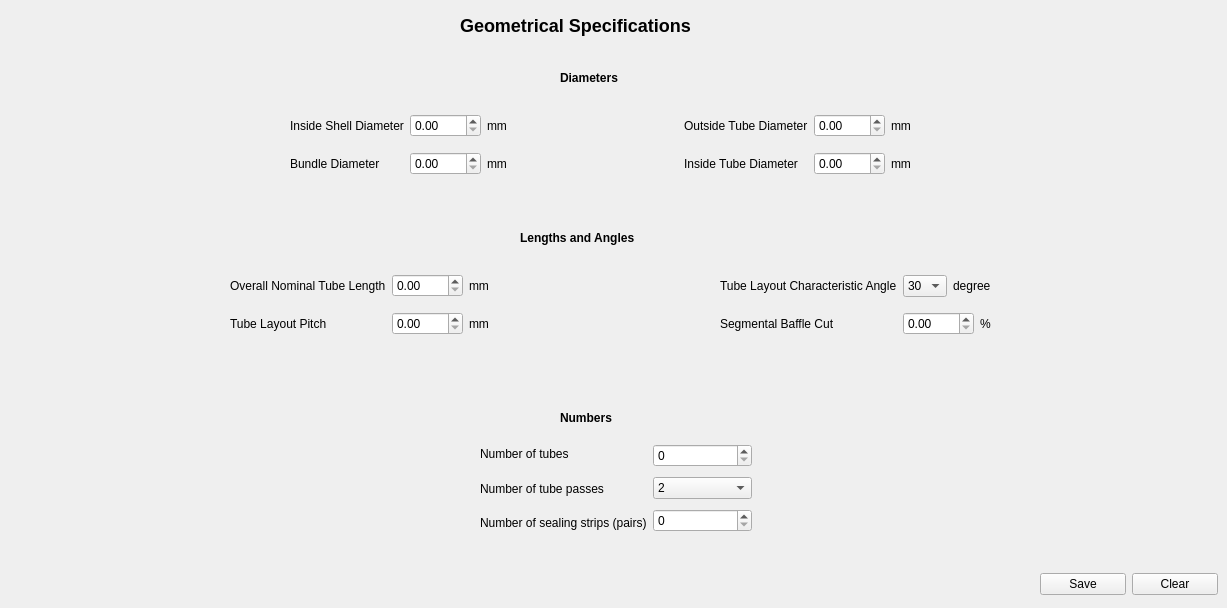
        <widget class="QWidget" name="tab_4">
         <attribute name="title">
          <string>Rating Program: Geometrical Specifications</string>
         </attribute>
         <widget class="QLabel" name="label_9">
          <property name="geometry">
           <rect>
            <x>460</x>
            <y>10</y>
            <width>311</width>
            <height>31</height>
           </rect>
          </property>
          <property name="text">
           <string>&lt;h2&gt;Geometrical Specifications&lt;/h2&gt;</string>
          </property>
         </widget>
         <widget class="QLabel" name="label_15">
          <property name="geometry">
           <rect>
            <x>560</x>
            <y>70</y>
            <width>81</width>
            <height>17</height>
           </rect>
          </property>
          <property name="text">
           <string>&lt;h4&gt;Diameters&lt;/h4&gt;</string>
          </property>
         </widget>
         <widget class="QLabel" name="label_20">
          <property name="geometry">
           <rect>
            <x>520</x>
            <y>230</y>
            <width>151</width>
            <height>17</height>
           </rect>
          </property>
          <property name="text">
           <string>&lt;h4&gt;Lengths and Angles&lt;/h4&gt;</string>
          </property>
         </widget>
         <widget class="QLabel" name="label_29">
          <property name="geometry">
           <rect>
            <x>560</x>
            <y>410</y>
            <width>81</width>
            <height>17</height>
           </rect>
          </property>
          <property name="text">
           <string>&lt;h4&gt;Numbers&lt;/h4&gt;</string>
          </property>
         </widget>
         <widget class="QWidget" name="layoutWidget">
          <property name="geometry">
           <rect>
            <x>290</x>
            <y>110</y>
            <width>621</width>
            <height>70</height>
           </rect>
          </property>
          <layout class="QHBoxLayout" name="horizontalLayout_14">
           <item>
            <layout class="QHBoxLayout" name="horizontalLayout_10">
             <item>
              <layout class="QVBoxLayout" name="verticalLayout_3">
               <item>
                <widget class="QLabel" name="label_11">
                 <property name="text">
                  <string>Inside Shell Diameter</string>
                 </property>
                </widget>
               </item>
               <item>
                <widget class="QLabel" name="label_14">
                 <property name="text">
                  <string>Bundle Diameter</string>
                 </property>
                </widget>
               </item>
              </layout>
             </item>
             <item>
              <layout class="QVBoxLayout" name="verticalLayout_2">
               <item>
                <layout class="QHBoxLayout" name="horizontalLayout_8">
                 <item>
                  <widget class="QDoubleSpinBox" name="inside_shell_dia">
                   <property name="maximum">
                    <double>9999.000000000000000</double>
                   </property>
                  </widget>
                 </item>
                 <item>
                  <widget class="QLabel" name="label_16">
                   <property name="text">
                    <string>mm</string>
                   </property>
                  </widget>
                 </item>
                </layout>
               </item>
               <item>
                <layout class="QHBoxLayout" name="horizontalLayout_9">
                 <item>
                  <widget class="QDoubleSpinBox" name="bundle_dia">
                   <property name="maximum">
                    <double>9999.000000000000000</double>
                   </property>
                  </widget>
                 </item>
                 <item>
                  <widget class="QLabel" name="label_17">
                   <property name="text">
                    <string>mm</string>
                   </property>
                  </widget>
                 </item>
                </layout>
               </item>
              </layout>
             </item>
            </layout>
           </item>
           <item>
            <spacer name="horizontalSpacer_3">
             <property name="orientation">
              <enum>Qt::Horizontal</enum>
             </property>
             <property name="sizeHint" stdset="0">
              <size>
               <width>40</width>
               <height>20</height>
              </size>
             </property>
            </spacer>
           </item>
           <item>
            <layout class="QHBoxLayout" name="horizontalLayout_13">
             <item>
              <layout class="QVBoxLayout" name="verticalLayout_5">
               <item>
                <widget class="QLabel" name="label_12">
                 <property name="text">
                  <string>Outside Tube Diameter</string>
                 </property>
                </widget>
               </item>
               <item>
                <widget class="QLabel" name="label_13">
                 <property name="text">
                  <string>Inside Tube Diameter</string>
                 </property>
                </widget>
               </item>
              </layout>
             </item>
             <item>
              <layout class="QVBoxLayout" name="verticalLayout_4">
               <item>
                <layout class="QHBoxLayout" name="horizontalLayout_12">
                 <item>
                  <widget class="QDoubleSpinBox" name="outside_tube_dia">
                   <property name="maximum">
                    <double>9999.000000000000000</double>
                   </property>
                  </widget>
                 </item>
                 <item>
                  <widget class="QLabel" name="label_19">
                   <property name="text">
                    <string>mm</string>
                   </property>
                  </widget>
                 </item>
                </layout>
               </item>
               <item>
                <layout class="QHBoxLayout" name="horizontalLayout_11">
                 <item>
                  <widget class="QDoubleSpinBox" name="inside_tube_dia">
                   <property name="maximum">
                    <double>9999.000000000000000</double>
                   </property>
                  </widget>
                 </item>
                 <item>
                  <widget class="QLabel" name="label_18">
                   <property name="text">
                    <string>mm</string>
                   </property>
                  </widget>
                 </item>
                </layout>
               </item>
              </layout>
             </item>
            </layout>
           </item>
          </layout>
         </widget>
         <widget class="QWidget" name="layoutWidget">
          <property name="geometry">
           <rect>
            <x>230</x>
            <y>270</y>
            <width>761</width>
            <height>70</height>
           </rect>
          </property>
          <layout class="QHBoxLayout" name="horizontalLayout_21">
           <item>
            <layout class="QHBoxLayout" name="horizontalLayout_17">
             <item>
              <layout class="QVBoxLayout" name="verticalLayout_7">
               <item>
                <widget class="QLabel" name="label_23">
                 <property name="text">
                  <string>Overall Nominal Tube Length</string>
                 </property>
                </widget>
               </item>
               <item>
                <widget class="QLabel" name="label_24">
                 <property name="text">
                  <string>Tube Layout Pitch</string>
                 </property>
                </widget>
               </item>
              </layout>
             </item>
             <item>
              <layout class="QVBoxLayout" name="verticalLayout_6">
               <item>
                <layout class="QHBoxLayout" name="horizontalLayout_15">
                 <item>
                  <widget class="QDoubleSpinBox" name="overall_nom_tube_len">
                   <property name="maximum">
                    <double>9999.000000000000000</double>
                   </property>
                  </widget>
                 </item>
                 <item>
                  <widget class="QLabel" name="label_21">
                   <property name="text">
                    <string>mm</string>
                   </property>
                  </widget>
                 </item>
                </layout>
               </item>
               <item>
                <layout class="QHBoxLayout" name="horizontalLayout_16">
                 <item>
                  <widget class="QDoubleSpinBox" name="tube_layout_pitch">
                   <property name="maximum">
                    <double>9999.000000000000000</double>
                   </property>
                  </widget>
                 </item>
                 <item>
                  <widget class="QLabel" name="label_22">
                   <property name="text">
                    <string>mm</string>
                   </property>
                  </widget>
                 </item>
                </layout>
               </item>
              </layout>
             </item>
            </layout>
           </item>
           <item>
            <spacer name="horizontalSpacer_4">
             <property name="orientation">
              <enum>Qt::Horizontal</enum>
             </property>
             <property name="sizeHint" stdset="0">
              <size>
               <width>40</width>
               <height>20</height>
              </size>
             </property>
            </spacer>
           </item>
           <item>
            <layout class="QHBoxLayout" name="horizontalLayout_20">
             <item>
              <layout class="QVBoxLayout" name="verticalLayout_9">
               <item>
                <widget class="QLabel" name="label_26">
                 <property name="text">
                  <string>Tube Layout Characteristic Angle</string>
                 </property>
                </widget>
               </item>
               <item>
                <widget class="QLabel" name="label_27">
                 <property name="text">
                  <string>Segmental Baffle Cut</string>
                 </property>
                </widget>
               </item>
              </layout>
             </item>
             <item>
              <layout class="QVBoxLayout" name="verticalLayout_8">
               <item>
                <layout class="QHBoxLayout" name="horizontalLayout_18">
                 <item>
                  <widget class="QComboBox" name="tube_layout_characteristic_anlge">
                   <item>
                    <property name="text">
                     <string>30</string>
                    </property>
                   </item>
                   <item>
                    <property name="text">
                     <string>45</string>
                    </property>
                   </item>
                   <item>
                    <property name="text">
                     <string>90</string>
                    </property>
                   </item>
                  </widget>
                 </item>
                 <item>
                  <widget class="QLabel" name="label_25">
                   <property name="text">
                    <string>degree</string>
                   </property>
                  </widget>
                 </item>
                </layout>
               </item>
               <item>
                <layout class="QHBoxLayout" name="horizontalLayout_19">
                 <item>
                  <widget class="QDoubleSpinBox" name="segmental_baffle_cut">
                   <property name="maximum">
                    <double>9999.000000000000000</double>
                   </property>
                  </widget>
                 </item>
                 <item>
                  <widget class="QLabel" name="label_28">
                   <property name="text">
                    <string>%</string>
                   </property>
                  </widget>
                 </item>
                </layout>
               </item>
              </layout>
             </item>
            </layout>
           </item>
          </layout>
         </widget>
         <widget class="QWidget" name="layoutWidget">
          <property name="geometry">
           <rect>
            <x>480</x>
            <y>440</y>
            <width>272</width>
            <height>97</height>
           </rect>
          </property>
          <layout class="QHBoxLayout" name="horizontalLayout_22">
           <item>
            <layout class="QVBoxLayout" name="verticalLayout_11">
             <item>
              <widget class="QLabel" name="label_30">
               <property name="text">
                <string>Number of tubes</string>
               </property>
              </widget>
             </item>
             <item>
              <widget class="QLabel" name="label_31">
               <property name="text">
                <string>Number of tube passes</string>
               </property>
              </widget>
             </item>
             <item>
              <widget class="QLabel" name="label_32">
               <property name="text">
                <string>Number of sealing strips (pairs)</string>
               </property>
              </widget>
             </item>
            </layout>
           </item>
           <item>
            <layout class="QVBoxLayout" name="verticalLayout_10">
             <item>
              <widget class="QSpinBox" name="num_of_tubes">
               <property name="maximum">
                <number>9999</number>
               </property>
              </widget>
             </item>
             <item>
              <widget class="QComboBox" name="num_of_tube_passes">
               <item>
                <property name="text">
                 <string>2</string>
                </property>
               </item>
               <item>
                <property name="text">
                 <string>1</string>
                </property>
               </item>
              </widget>
             </item>
             <item>
              <widget class="QSpinBox" name="num_of_sealing_strips">
               <property name="maximum">
                <number>9999</number>
               </property>
              </widget>
             </item>
            </layout>
           </item>
          </layout>
         </widget>
         <widget class="QWidget" name="layoutWidget">
          <property name="geometry">
           <rect>
            <x>1040</x>
            <y>570</y>
            <width>178</width>
            <height>29</height>
           </rect>
          </property>
          <layout class="QHBoxLayout" name="horizontalLayout_40">
           <item>
            <widget class="QPushButton" name="pushButton">
             <property name="text">
              <string>Save</string>
             </property>
            </widget>
           </item>
           <item>
            <widget class="QPushButton" name="pushButton_2">
             <property name="text">
              <string>Clear</string>
             </property>
            </widget>
           </item>
          </layout>
         </widget>
        </widget>
